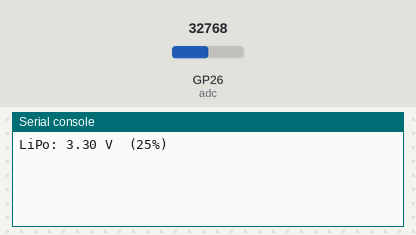
Recording of a program running on a simulated Raspberry Pi Pico running MicroPython. On the bench: the last lines printed to the serial console. Inputs (shaded band) come from the test bench; at power-on: GP26 (adc) = 32768 (analog values on the 0–65535 scale).

Above: at 1.2 s.
1.3 s: GP26 (adc) set to 31552
At 2.6 s:
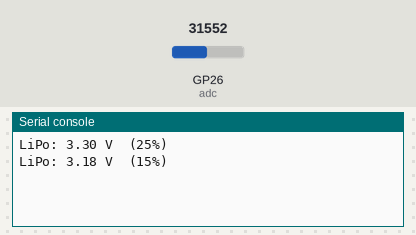
2.8 s: GP26 (adc) set to 30256
At 5.5 s:
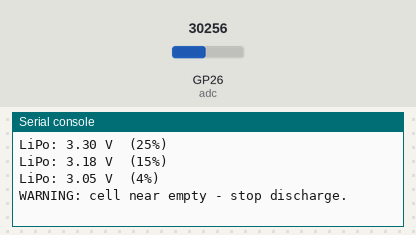
Timing chart, 0 to 7.0 s (numbered marks = the images above; inputs shaded):
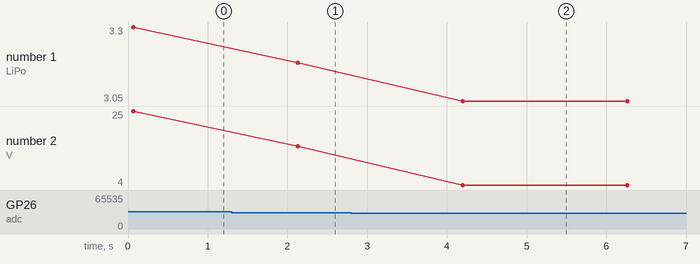

Measured:
- the behaviour switches between 30784 and 30768 on GP26 (adc) (found by bisection; images 1 and 2)
- after the input at 1.3 s, the serial console: prints a new line after 0.83 s (image 1)
- after the input at 2.8 s, the serial console: prints a new line after 1.4 s (image 2)
- plotted number 1: 3.3 → 3.18 after the input at 1.3 s, 3.18 → 3.05 after the input at 2.8 s
- plotted number 2: 25 → 15 after the input at 1.3 s, 15 → 4 after the input at 2.8 s

The program:

example.py
```python
# MicroPython script for Raspberry Pi Pico that reads the divided LiPo voltage on GP26 (ADC0), averages samples, converts to the cell voltage, prints state-of-charge, and warns when near empty.
#
# Buy this module: https://shillehtek.com/products/351015-50mah-3-7v-lithium-rechargeable-battery-3-5-x-10-x-15mm
# Full manual: https://shillehtek.com/blogs/shillehtek-product-manuals/351015-50mah-3-7v-lithium-rechargeable-battery-3-5-x-10-x-15mm-manual
# More examples: https://github.com/shillehbean/shillehtek-examples
#

# 351015 LiPo cell voltage monitor for Raspberry Pi Pico (MicroPython)
# Wiring: Cell (+) -- 100k -- GP26/ADC0 -- 100k -- GND
# Pico ADC is 12-bit, 3.3V reference, exposed via machine.ADC().read_u16()

from machine import ADC, Pin
import time

adc = ADC(Pin(26))            # ADC0 on GP26
VREF    = 3.3
DIVIDER = 2.0                 # R1 = R2 = 100k

def read_cell_voltage():
    total = 0
    for _ in range(32):
        total += adc.read_u16()  # 0..65535
        time.sleep_ms(2)
    raw = total / 32
    vpin = (raw / 65535) * VREF
    return vpin * DIVIDER

def state_of_charge(v):
    pct = (v - 3.0) / 1.2 * 100
    return max(0, min(100, pct))

while True:
    v = read_cell_voltage()
    soc = state_of_charge(v)
    print("LiPo: {:.2f} V  ({:.0f}%)".format(v, soc))
    if v < 3.1:
        print("WARNING: cell near empty - stop discharge.")
    time.sleep(2)
```
